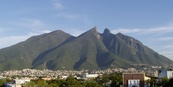
#> input picture package/edges/input/sample2.jpg, 173 x 87 px, shrunk from 800 x 402 before the run
$ python edge.py input/sample2.jpg   (Python 2 division)   (older library calls are emulated)
#> lines starting #> are read from the running program, lines starting #| are printed output that depends on the picture
#> in __main__, original_image is the input picture: PIL image 173x87 RGB; mean R, G, B 116.2, 128.4, 141.8
### package/utilities/pix.py
from PIL import Image
import math
import utilities.neighbors as neighbors
import utilities.statistics as statistics

#https://www.daniweb.com/software-development/python/code/216637/resize-an-image-python
def resize_image(image, factor):
	xs, ys = image.size
	ys, xs = int(ys * factor), int(xs * factor)
	new_image = image.resize((xs, ys), Image.ANTIALIAS)
	return new_image

# [77 lines left out: functions enhance_pixels, change_color, colors_image, frec_colors, max_color, not called in this run]

def grayscale_image(image):
	xs, ys = image.size
#> xs = 173; ys = 87
	pixels = image.load()
	new_image = image.copy()
	new_pixels = new_image.load()
	for y in xrange(ys):
		for x in xrange(xs):
			pixel = pixels[x, y]
			average = (pixel[0] + pixel[1] + pixel[2]) / 3
			new_pixels[x, y] = (average, average, average)
	return new_image

# [22 lines left out: functions change_pixels, draw_pixels_color, draw_point, not called in this run]

def getYCoordinate(y, ys):
	new_y = float((ys/2.0) - y)
	return new_y

def getXCoordinate(x, xs):
	new_x = float(x - (xs/2.0))
	return new_x

def getYPixel(y, ys):
	new_y = int((ys/2.0) - y)
	return new_y

def getXPixel(x, xs):
	new_x = int(x + (xs/2.0))
	return new_x

### package/utilities/filters.py
from PIL import Image
import sys
import os.path
import utilities.files as files
import utilities.pix as pix
import utilities.neighbors as neighbors
import utilities.statistics as statistics

def filter_operator(image, filter_to_use):
	new_image = image.copy()
	xs, ys = image.size
	pixels = image.load()
	new_pixels = new_image.load()
	axis_limits = (ys, xs)
	for y in xrange(0, ys):
		for x in xrange(0, xs):
			pixel = (y, x)
			neighbor_pixels = neighbors.find_neighbors(pixels, pixel, None, axis_limits)
			values_neighbor = []
			for neighbor_pixel in neighbor_pixels:
				value_pixel = neighbor_pixel[1][0]
				values_neighbor.append(value_pixel)
			new_value = 0
			if filter_to_use == 'median':
				new_value = int(statistics.median(values_neighbor))
			new_pixels[x, y] = (new_value, new_value, new_value)
	return new_image

### package/utilities/neighbors.py
# [8 lines left out: function neighbor_limits, not called in this run]

def find_neighbors(nodes, initial_node, parameters, axis_limits):
	neighbors = []
	y, x = initial_node[0], initial_node[1]
	ys, xs = axis_limits[0], axis_limits[1]
	if parameters is not None:
		lower_y, upper_y, lower_x, upper_x = neighbor_limits(parameters)
	else: #neighborhood size -> 3 x 3
		lower_y, upper_y = 1, 2
		lower_x, upper_x = 1, 2
	for dy in xrange(y - lower_y, y + upper_y):
		if dy >= 0 and dy < ys:
			for dx in xrange(x - lower_x, x + upper_x):
				if dx >= 0 and dx < xs:
					if type(nodes) is tuple or type(nodes) is list:
						node_value = nodes[dx][dy]
					else: #nodes are pixels structure from PIL library
						node_value = nodes[dx, dy]
					node = (dy, dx)
					neighbors.append((node, node_value))
	return neighbors

### package/utilities/files.py
import os

def validate_arguments(arguments):
	filename = arguments[len(arguments) - 1]
	exists = file_exists(filename)
	if exists:
		choice_option = (None, None)
		choice_save = (None, None)
		if len(arguments) > 2:
			for index_argument in xrange(len(arguments) - 1):
				argument = arguments[index_argument]
				if argument == "-o" or argument == "o" or argument == "-O" or argument == "O":
					if index_argument < len(arguments):
						choice_option = (True, arguments[index_argument + 1])
				if argument == "-s" or argument == "S" or argument == "-S" or argument == "S":
					if index_argument < len(arguments):
						choice_save = (True, arguments[index_argument + 1])
		else:
			choice_option, choice_save = (False, None), (False, None)
		return (arguments[len(arguments) - 1], choice_option, choice_save)
	else:
		print "There not exists a file '{}'".format()
		quit()

# [10 lines left out: function validate_filename, not called in this run]

def file_exists(filename):
	if os.path.isfile(filename):
		return True
	else:
		return False

# [27 lines left out: functions validate_save, find_files, not called in this run]

### package/utilities/statistics.py
import math

# [31 lines left out: functions standard_deviation, average, euclidean_distance, not called in this run]

#Implementacion basada en la descripcion de Wikipedia y la respuesta de Stack Overflow
#http://en.wikipedia.org/wiki/Median#Medians_for_samples
#http://stackoverflow.com/questions/24101524/finding-median-of-list-in-python/24101655#24101655
def median(elements):
	if type(elements) is list:
		elements.sort()
		if len(elements) % 2 == 0:
			new_sum = elements[(len(elements) / 2) - 1] + elements[len(elements)/2]
			median =  math.ceil(new_sum / 2.0)
			return median
		else:
			median = elements[((len(elements) + 1)/2) - 1]
			return median
	else:
		return None

# [14 lines left out: function mode, not called in this run]

### package/utilities/masks.py
from PIL import Image
import sys
import os.path
import random
import utilities.files as files
import utilities.pix as pix
import utilities.neighbors as neighbors

# [35 lines left out: function mask_info, not called in this run]

def open_file_mask(name, directory):
	filename = "{}{}".format(directory, name)
	mask_all = []
	if os.path.isfile(filename):
		with open(filename, 'r') as open_file:
			for line in open_file:
				mask = []
				row_mask = []
				for index in xrange(len(line)):
					if line[index].isdigit():
						row_mask.append(int(line[index]))
						if (index - 1) >= 0:
							if line[index - 1] == "-":
								row_mask[len(row_mask) - 1] *= (-1)
					elif line[index] == "," or line[index] == "\n":
						mask.append(tuple(row_mask))
						row_mask = []
				if len(row_mask) > 0:
					mask.append(tuple(row_mask))
				mask_all.append(mask)
		return mask_all
	else:
		return None

#http://stackoverflow.com/a/306417
def define_mask(mask_to_use):
	mask = []
	extension = ".txt"
	if mask_to_use is not None:
		filename = "{}{}".format(mask_to_use, extension)
		directory = "utilities\masks\special\\"
		mask = open_file_mask(filename, directory)
		if mask is None:
			directory = "utilities/masks/special/"
			mask = open_file_mask(filename, directory)
	else:
		directory = "utilities\masks\\"
		file_mask = files.find_files(directory, extension)
		for file in file_mask:
			dummy_mask = open_file_mask(file, directory)
		mask = random.choice(dummy_mask)
	return mask

# [69 lines left out: functions mask_pixel_operator, apply_mask, find_mask_values, __main__, not called in this run]

#run in the 'package' directory
# [3 lines that do not run on import are left out]

### package/edges/edge.py
from PIL import Image
import sys
import os.path
import random
import math
import utilities.files as files
import utilities.filters as filters
import utilities.statistics as statistics
import utilities.pix as pix
import utilities.masks as masks

# [35 lines left out: function binarized_image, not called in this run]

def find_gradients(image, mask_to_use, bool_normalize):
	mask = masks.define_mask(mask_to_use)
	if mask is None:
		print "Not define mask"
		quit()
	else:
		if __name__ == '__main__':
			print "Mask to use"
			print "\t", mask[0]
			print "\t", mask[1]
	mask_x, mask_y = mask[0], mask[1]
	gradients_x = masks.mask_pixel_operator(image, mask_x, bool_normalize)
	gradients_y = masks.mask_pixel_operator(image, mask_y, bool_normalize)
	xs, ys = image.size
	gradients = {}
	for gradient_key in gradients_x: #gradient_key -> (y, x)
		x_value, y_value = gradients_x[gradient_key], gradients_y[gradient_key]
		gradient_value = math.sqrt(math.pow(x_value, 2) + math.pow(y_value, 2))
		gradient_angle = math.atan2(x_value, y_value)
		slope_angle = math.atan2(y_value, x_value) #i hope that i don't cause any bug
		if gradient_key not in gradients:
			gradients[gradient_key] = [gradient_value, gradient_angle, y_value, x_value, slope_angle]
	return gradients

# [56 lines left out: function adaptative_threshold, not called in this run]

def find_edges(image, mask_to_use, bool_normalize):
	gradients = find_gradients(image, mask_to_use, bool_normalize)
	white_color, black_color = (255, 255, 255), (0, 0, 0)
	xs, ys = image.size
	#adaptative_threshold(ys, xs, gradients)
	gradients_values = []
	for gradient_key in gradients:
		gradient_info = gradients[gradient_key]
		gradient_value = gradient_info[0]
		gradients_values.append(gradient_value)
	average_gradients = statistics.average(gradients_values)
	deviation_gradients = statistics.standard_deviation(gradients_values) / 2.0
	mode = statistics.mode(gradients_values)
	threshold = average_gradients
	edge_gradients = {}
	for gradient_key in gradients:
		gradient_info = gradients[gradient_key]
		gradient_value = gradient_info[0]
		gradient_angle = gradient_info[1]
		if gradient_value >= threshold:
			edge_gradients[gradient_key] = gradient_info
	return edge_gradients

# [10 lines left out: function draw_edges, not called in this run]

#https://www.daniweb.com/software-development/python/code/216637/resize-an-image-python
def define_edges(image, mask_to_use):
	rgb_image = image.convert('RGB')
	gray_image = pix.grayscale_image(rgb_image)
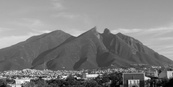
#> gray_image: PIL image 173x87 RGB; min 0, max 248, mean 128.5
	xs, ys = image.size
#> xs = 173; ys = 87
	total_pixels = xs * ys
#> total_pixels = 15051
	factor = 1
	if total_pixels < 22500:
		factor = 1.8
	elif total_pixels < 22500 and total_pixels > 16000:
		factor = 0.5
	elif total_pixels > 16000:
		factor = 0.5
	resize_image = pix.resize_image(gray_image, factor)
#> in resize_image, `new_image = image.resize((xs, ys), Image.ANTIALIAS)`:
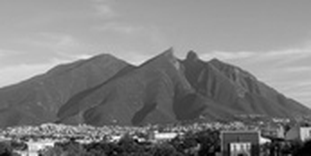
#> new_image: PIL image 311x156 RGB; min 0, max 255, mean 128.5
	for dummy in xrange(3):
		image = filters.filter_operator(resize_image, 'median')
	bool_normalize = False
	edge_gradients = find_edges(image, mask_to_use, bool_normalize)
	edge_image = draw_edges(image, edge_gradients, True) #new image
	return edge_image

def __main__(filename, choice_mask, choice_save):
	if choice_mask[0]:
		mask_to_use = choice_mask[1]
	else:
		mask_to_use = "sobeldg" #default
	original_image = Image.open(filename)
	edge_image = define_edges(original_image, mask_to_use)
	edge_image.show()
	if choice_save[0]:
		bool_save =  files.validate_save("edges\output\\", choice_save[1], '.png')
		if bool_save[0]:
			print "Directory of the new image: {}".format(bool_save[1])
			edge_image.save(bool_save[1])
	return None

#run in the 'package' directory
if __name__ == '__main__':
	pre_options = files.validate_arguments(sys.argv)
	__main__(pre_options[0], pre_options[1], pre_options[2])
#> (the program exits here)
